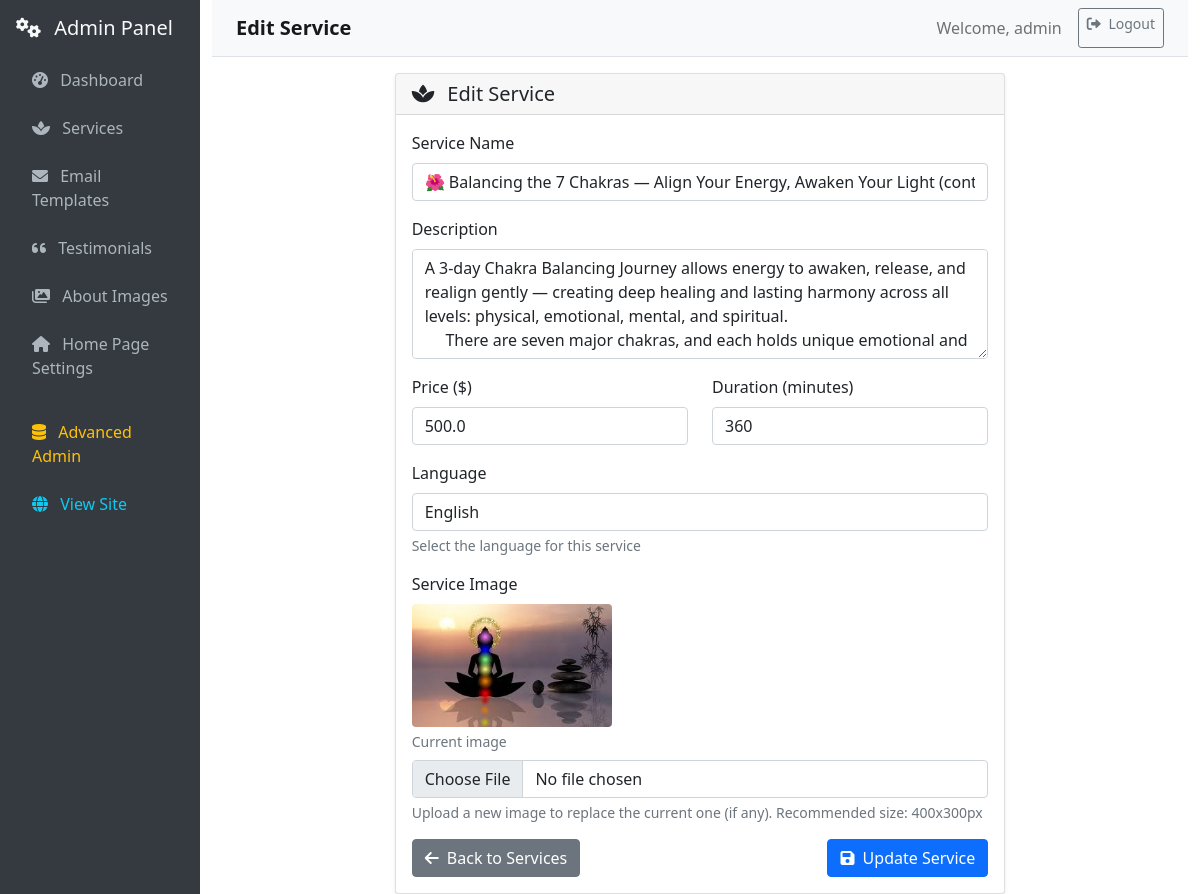
/web_admin/services/edit/3 (signed in), run on an earlier commit of the app's database.
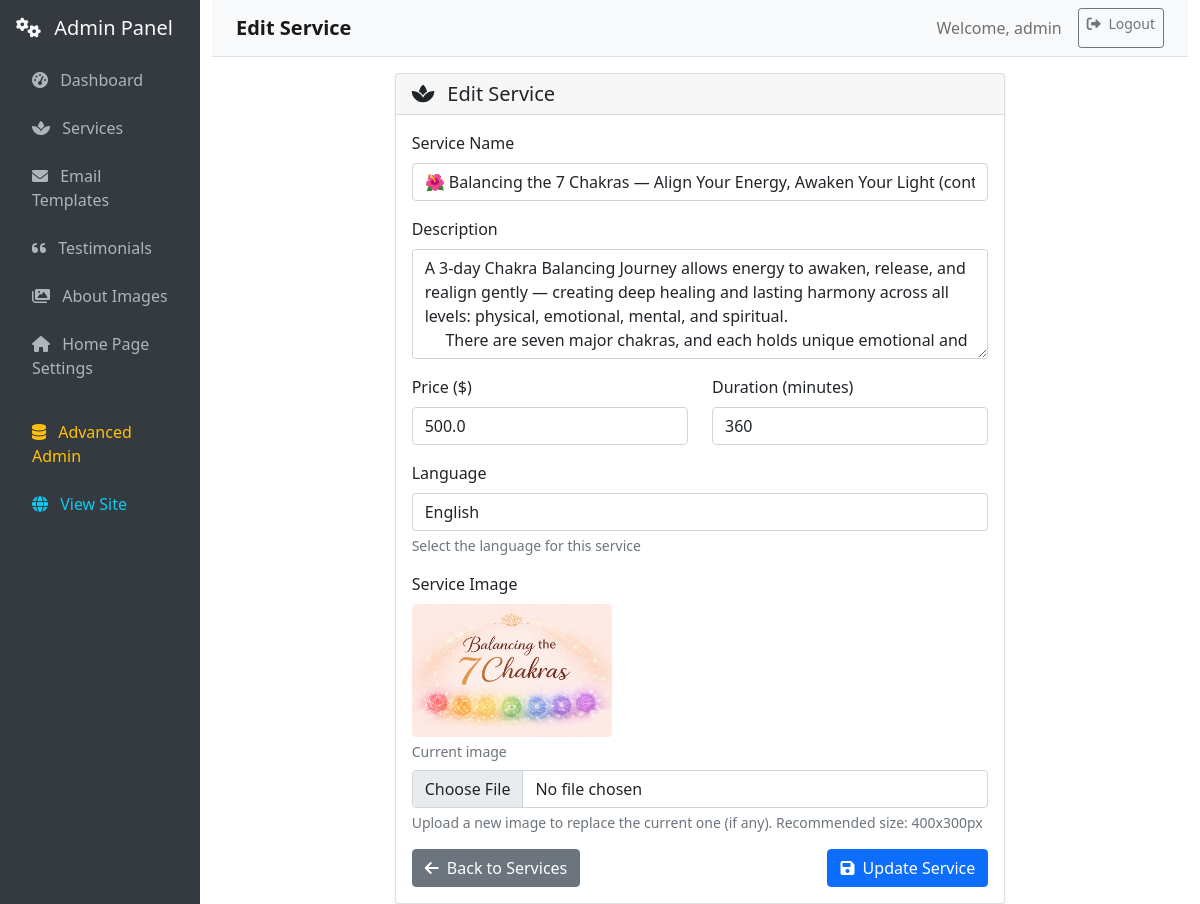
And on a later commit of the database.
### db/models.py (models this page shows, shortened)
class Service(db.Model):
    __tablename__ = "services"
    id = db.Column(db.Integer, primary_key=True)
    name = db.Column(db.String(100), nullable=False)
    description = db.Column(db.Text, nullable=True)
    price = db.Column(db.Float, nullable=False)
    duration = db.Column(db.Integer, nullable=False)  # Duration in minutes
    image_path = db.Column(db.String(255), nullable=True)  # Path to service image
    language = db.Column(db.String(3), nullable=False, default='ENG')  # ENG or MON

### routes/web_admin.py (the view, shortened to what this page needs)
@web_admin_bp.route('/services/edit/<int:service_id>', methods=['GET', 'POST'])
@admin_required
def edit_service(service_id):
    service = Service.query.get_or_404(service_id)
    return render_template('admin/edit_service.html', service=service)

### routes/web_admin.py (called while the page is built)
def admin_required(f):
    @wraps(f)
    @login_required
    def decorated_function(*args, **kwargs):
        if not current_user.is_authenticated or current_user.role.name != 'admin':
            flash('Admin access required.', 'error')
            return redirect(url_for('main.home'))
        return f(*args, **kwargs)
    return decorated_function

### templates/admin/edit_service.html (shortened to what the changed rows need)
{% extends "admin/base.html" %}
{% block content %}
<div class="row">
    <div class="col-md-8 offset-md-2">
        <div class="card">
            <div class="card-body">
                <form method="POST" enctype="multipart/form-data">
                    <div class="mb-3">
                        <label for="name" class="form-label">Service Name</label>
                        <input type="text" class="form-control" id="name" name="name"
                               value="{{ service.name if service else '' }}" required>
                    </div>
                    <div class="mb-3">
                        <label for="description" class="form-label">Description</label>
                        <textarea class="form-control" id="description" name="description"
                                  rows="4" placeholder="Describe the service and its benefits...">{{ service.description if service else '' }}</textarea>
                    </div>
                    <div class="row">
                        <div class="col-md-6">
                            <div class="mb-3">
                                <label for="price" class="form-label">Price ($)</label>
                                <input type="number" class="form-control" id="price" name="price"
                                       step="0.01" min="0" value="{{ service.price if service else '' }}" required>
                            </div>
                        </div>
                        <div class="col-md-6">
                            <div class="mb-3">
                                <label for="duration" class="form-label">Duration (minutes)</label>
                                <input type="number" class="form-control" id="duration" name="duration"
                                       min="1" value="{{ service.duration if service else '' }}" required>
                            </div>
                        </div>
                    </div>
                    <div class="mb-3">
                        {% if service and service.image_path %}
                        <div class="mb-2">
                            <img src="{{ url_for('static', filename=service.image_path) }}"
                                 alt="Current image" class="preview-image rounded">
                            <div class="text-muted small mt-1">Current image</div>
                        </div>
                        {% endif %}
                    </div>
                </form>
            </div>
        </div>
    </div>
</div>
{% endblock %}

What changed in the data, as far as the page shows it:
changed Service: image_path: a different picture
